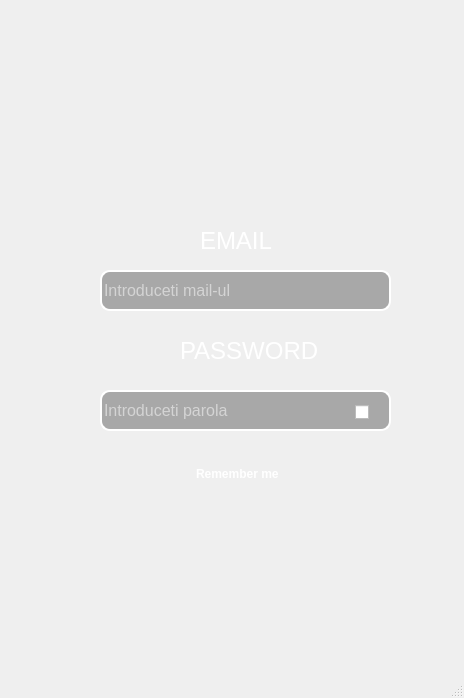
<?xml version="1.0" encoding="UTF-8"?>
<ui version="4.0">
 <class>MainWindow</class>
 <widget class="QMainWindow" name="MainWindow">
  <property name="geometry">
   <rect>
    <x>0</x>
    <y>0</y>
    <width>464</width>
    <height>698</height>
   </rect>
  </property>
  <property name="sizePolicy">
   <sizepolicy hsizetype="Fixed" vsizetype="Fixed">
    <horstretch>0</horstretch>
    <verstretch>0</verstretch>
   </sizepolicy>
  </property>
  <property name="minimumSize">
   <size>
    <width>464</width>
    <height>698</height>
   </size>
  </property>
  <property name="maximumSize">
   <size>
    <width>464</width>
    <height>698</height>
   </size>
  </property>
  <property name="windowTitle">
   <string>MainWindow</string>
  </property>
  <property name="styleSheet">
   <string notr="true">#MainWindow
{
	background-image:url(:bg.jpg);
}</string>
  </property>
  <widget class="QWidget" name="centralwidget">
   <widget class="QPushButton" name="LoginBtn">
    <property name="geometry">
     <rect>
      <x>140</x>
      <y>500</y>
      <width>191</width>
      <height>61</height>
     </rect>
    </property>
    <property name="cursor">
     <cursorShape>PointingHandCursor</cursorShape>
    </property>
    <property name="styleSheet">
     <string notr="true">#LoginBtn {
background-color: transparent;
border-image: url(:Autentificare_off.png);
background: none;
border: none;
background-repeat: none;
}
#LoginBtn:hover
{
border-image: url(:Autentificare_on.png);
}</string>
    </property>
    <property name="text">
     <string/>
    </property>
    <property name="autoDefault">
     <bool>true</bool>
    </property>
    <property name="default">
     <bool>true</bool>
    </property>
   </widget>
   <widget class="QPushButton" name="RegisterBtn">
    <property name="geometry">
     <rect>
      <x>140</x>
      <y>570</y>
      <width>191</width>
      <height>61</height>
     </rect>
    </property>
    <property name="cursor">
     <cursorShape>PointingHandCursor</cursorShape>
    </property>
    <property name="styleSheet">
     <string notr="true">#RegisterBtn {
background-color: transparent;
border-image: url(:Inregistrare_off.png);
background: none;
border: none;
background-repeat: none;
}
#RegisterBtn:hover
{
border-image: url(:Inregistrare_on.png);
}</string>
    </property>
    <property name="text">
     <string/>
    </property>
   </widget>
   <widget class="QLabel" name="Logo">
    <property name="geometry">
     <rect>
      <x>130</x>
      <y>10</y>
      <width>211</width>
      <height>201</height>
     </rect>
    </property>
    <property name="styleSheet">
     <string notr="true">#Logo {
background-color: transparent;
border-image: url(:Logo.png);
background: none;
border: none;
background-repeat: none;
}</string>
    </property>
    <property name="text">
     <string/>
    </property>
   </widget>
   <widget class="QLabel" name="UsernameLabel">
    <property name="geometry">
     <rect>
      <x>200</x>
      <y>220</y>
      <width>181</width>
      <height>41</height>
     </rect>
    </property>
    <property name="font">
     <font>
      <pointsize>18</pointsize>
     </font>
    </property>
    <property name="styleSheet">
     <string notr="true">#UsernameLabel
{
color:#fff;
background-color: transparent;
background:none;
}</string>
    </property>
    <property name="text">
     <string>EMAIL</string>
    </property>
   </widget>
   <widget class="QLabel" name="PasswordLabel">
    <property name="geometry">
     <rect>
      <x>180</x>
      <y>330</y>
      <width>181</width>
      <height>41</height>
     </rect>
    </property>
    <property name="font">
     <font>
      <pointsize>18</pointsize>
     </font>
    </property>
    <property name="styleSheet">
     <string notr="true">#PasswordLabel
{
color:#fff;
background-color: transparent;
background:none;
}</string>
    </property>
    <property name="text">
     <string>PASSWORD</string>
    </property>
   </widget>
   <widget class="QLineEdit" name="textEditPassword">
    <property name="geometry">
     <rect>
      <x>100</x>
      <y>390</y>
      <width>291</width>
      <height>41</height>
     </rect>
    </property>
    <property name="font">
     <font>
      <pointsize>12</pointsize>
     </font>
    </property>
    <property name="styleSheet">
     <string notr="true">#textEditPassword
{
color:white;
padding-right: 40px;
border: 2px solid white;
border-radius:10px;
background-color: rgba(0,0,0,0.3);
}

#textEditPassword:focus
{
border: 2px solid yellow;
}</string>
    </property>
    <property name="maxLength">
     <number>30</number>
    </property>
    <property name="echoMode">
     <enum>QLineEdit::Password</enum>
    </property>
    <property name="placeholderText">
     <string>Introduceti parola</string>
    </property>
   </widget>
   <widget class="QLineEdit" name="textEditUserName">
    <property name="geometry">
     <rect>
      <x>100</x>
      <y>270</y>
      <width>291</width>
      <height>41</height>
     </rect>
    </property>
    <property name="font">
     <font>
      <pointsize>12</pointsize>
     </font>
    </property>
    <property name="styleSheet">
     <string notr="true">#textEditUserName
{
color:white;
padding-right: 40px;
border: 2px solid white;
border-radius:10px;
background-color: rgba(0,0,0,0.3);
}
#textEditUserName:focus
{
border: 2px solid yellow;
}</string>
    </property>
    <property name="maxLength">
     <number>255</number>
    </property>
    <property name="placeholderText">
     <string>Introduceti mail-ul</string>
    </property>
   </widget>
   <widget class="QCheckBox" name="checkBox">
    <property name="geometry">
     <rect>
      <x>355</x>
      <y>400</y>
      <width>88</width>
      <height>24</height>
     </rect>
    </property>
    <property name="cursor">
     <cursorShape>PointingHandCursor</cursorShape>
    </property>
    <property name="styleSheet">
     <string notr="true">#checkBox
{
background-color: transparent;
background: none;
border: none;
background-repeat: none;
}

QCheckBox::indicator:unchecked {
    image: url(:showWhite.png);
}

QCheckBox::indicator:checked {
    image: url(:hideWhite.png);
}</string>
    </property>
    <property name="text">
     <string/>
    </property>
   </widget>
   <widget class="QLabel" name="mail_icon">
    <property name="geometry">
     <rect>
      <x>353</x>
      <y>275</y>
      <width>31</width>
      <height>31</height>
     </rect>
    </property>
    <property name="styleSheet">
     <string notr="true">#mail_icon
{
background-color: transparent;
border-image: url(:mail_icon.png);
background: none;
border: none;
background-repeat: none;
}</string>
    </property>
    <property name="text">
     <string/>
    </property>
   </widget>
   <widget class="QCheckBox" name="checkBox_2">
    <property name="geometry">
     <rect>
      <x>173</x>
      <y>462</y>
      <width>141</width>
      <height>24</height>
     </rect>
    </property>
    <property name="styleSheet">
     <string notr="true">QCheckBox { font-weight: bold; color: #fff; background: transparent;  }
QCheckBox::indicator { width: 17px; height: 17px; }                            
QCheckBox::hover { background: transparent; }</string>
    </property>
    <property name="text">
     <string>Remember me</string>
    </property>
   </widget>
  </widget>
  <widget class="QMenuBar" name="menubar">
   <property name="geometry">
    <rect>
     <x>0</x>
     <y>0</y>
     <width>464</width>
     <height>26</height>
    </rect>
   </property>
  </widget>
  <widget class="QStatusBar" name="statusbar"/>
 </widget>
 <resources/>
 <connections/>
</ui>
